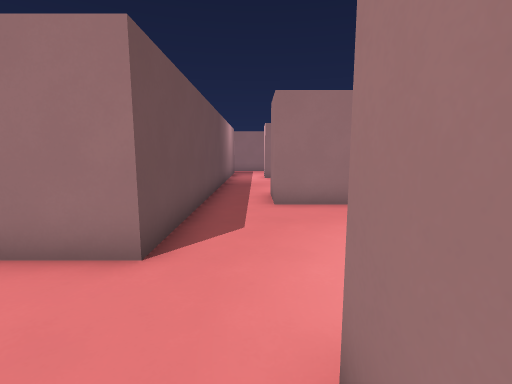
[1] (above)

16 first-person views from a walk through a level from a Godot 3-D game. The camera is 1.4 m above the floor, tilts 8° down and sees 85° across. The floor is counted in squares, 1 m on a side. Each view is taken from the middle of a square. On the plan, view 1 faces up. The plan holds only what a view shows up to about 14 squares ahead; the rest is blank. Characters and animated objects are not drawn.

[2]
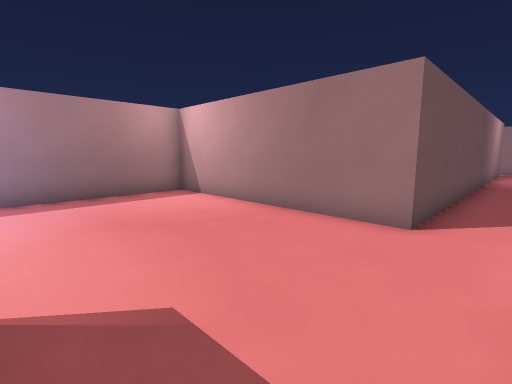

[3]
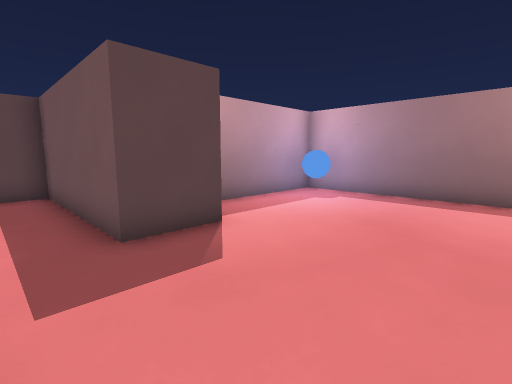

[4]
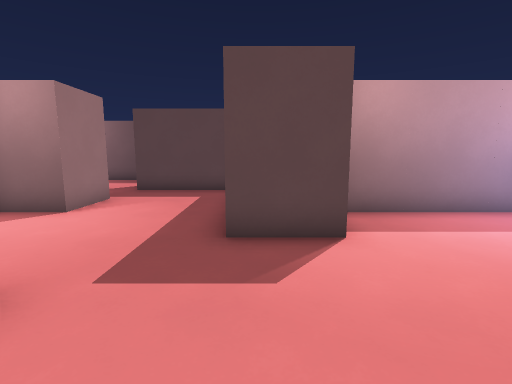

[5]
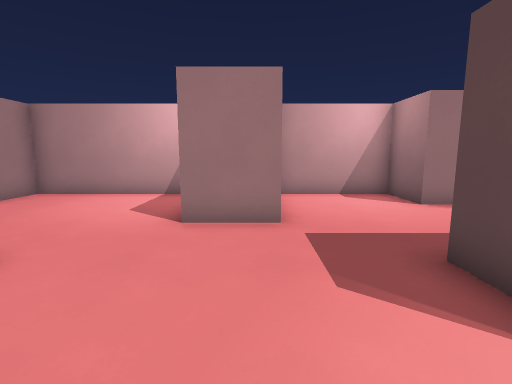

[6]
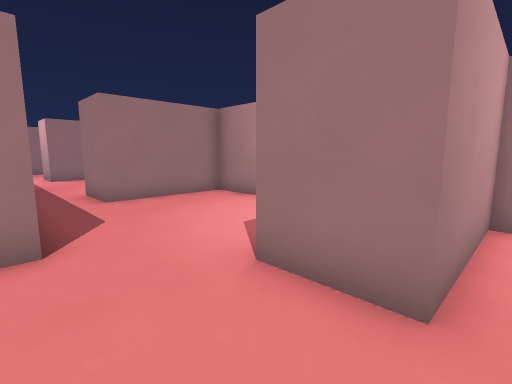

[7]
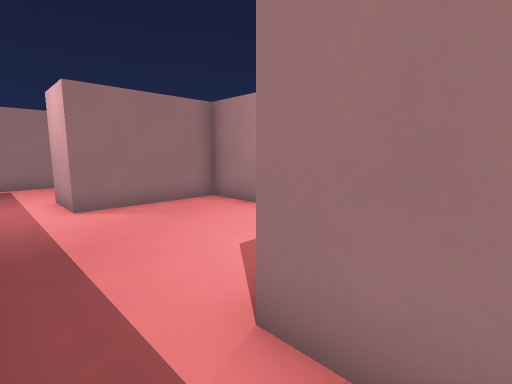

[8]
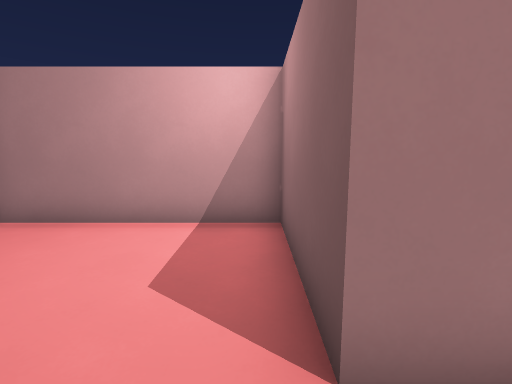

[9]
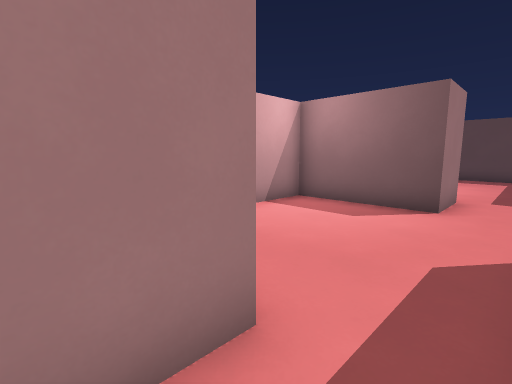

[10]
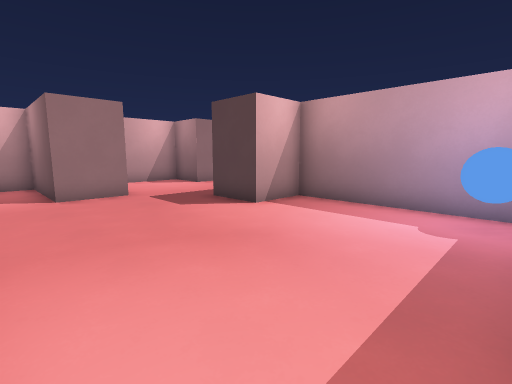

[11]
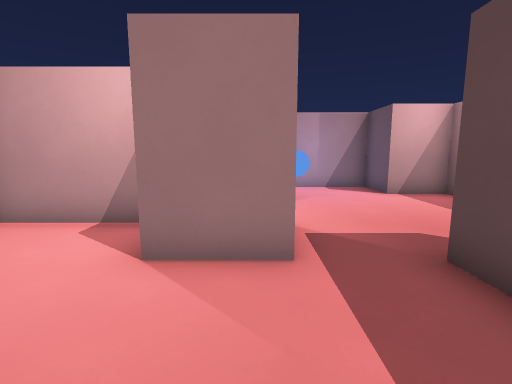

[12]
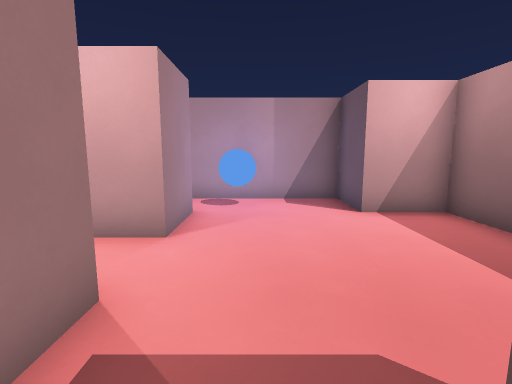

[13]
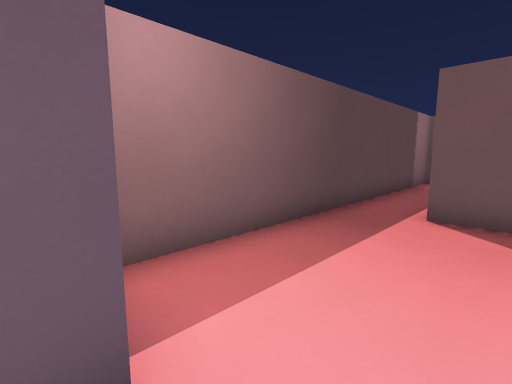

[14]
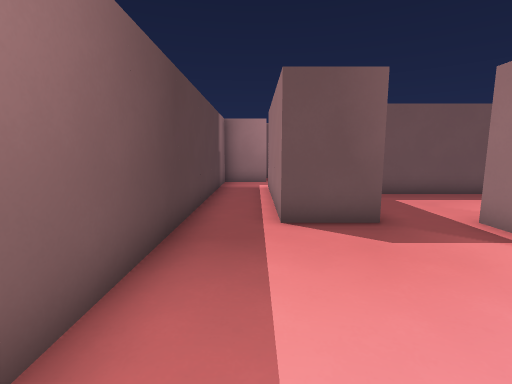

[15]
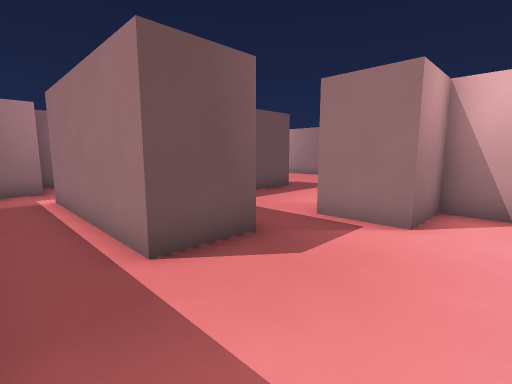

[16]
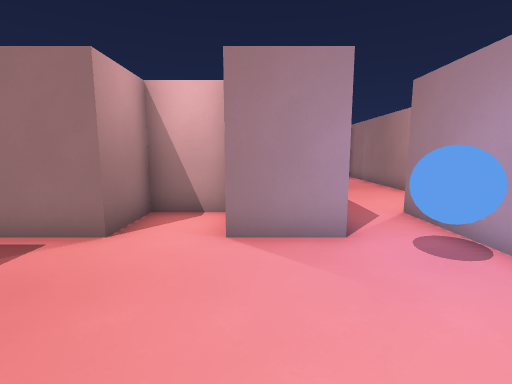

### Floor plan
Points are (right, up) in squares from view 1. A wall is a line through its corners. A room is listed if a view was taken in it or the views show most of it. See-through windows are left out.
Room 1 (views 1, 2, 3, 4, 5, 6, 10, 11)
walls: (-1.5, 7.5) (-1.5, 3.5) (-9.5, 3.5) (-9.5, -4.5) (-3.5, -4.5) (-3.5, -2.5) (-1.5, -2.5) (-1.5, -8.5) (1.5, -8.5); (2.5, -6.5) (2.5, -4.5) (4.5, -4.5) (4.5, -0.5) (0.5, -0.5) (0.5, 1.5) (4.5, 1.5) (4.5, 7.5) (0.5, 7.5)
ways out: opening at (-0.5, 8.5) to room 2; opening at (2.5, -7.5) to room 3
objects: orb (-9, -4) to (-8, -3)
Room 2 (views 7, 8, 9)
walls: (-1.5, 15.5) (-1.5, 7.5); (0.5, 7.5) (0.5, 9.5) (4.5, 9.5) (4.5, 15.5) (0.5, 15.5)
ways out: opening at (-0.5, 8.5) to room 1; opening at (-0.5, 16.5)
Room 3 (views 12, 13, 14, 15, 16)
walls: (1.5, -8.5) (2.5, -8.5) (2.5, -10.5) (-3.5, -10.5); (8.6, -6.5) (6.5, -6.5) (6.5, -5.2); (6.4, -4.5) (4.5, -4.5) (4.5, -6.5) (2.5, -6.5); (-5.5, -10.4) (-5.5, -12.5) (8.5, -12.5) (8.5, -10.5) (10.5, -10.5) (10.5, -6.5)
ways out: opening at (2.5, -7.5) to room 1; opening at (-4.5, -11); opening at (9.5, -5.5)
objects: orb (9, -8) to (10, -7)

Where each view was taken, in squares from view 1:
view 1: 0 up, 0 right, facing up
view 2: 2 down, 0 right, facing up-left
view 3: 2 up, 0 right, facing down-left
view 4: 2 up, 2 left, facing down
view 5: 0 up, 5 left, facing right
view 6: 1 down, 2 left, facing up-right
view 7: 8 up, 1 left, facing up-right
view 8: 10 up, 1 left, facing right
view 9: 9 up, 1 left, facing down-right
view 10: 3 up, 9 left, facing down-right
view 11: 6 down, 1 left, facing right
view 12: 8 down, 2 right, facing right
view 13: 9 down, 9 right, facing down-left
view 14: 11 down, 8 right, facing left
view 15: 12 down, 6 right, facing up-left
view 16: 11 down, 7 right, facing up
